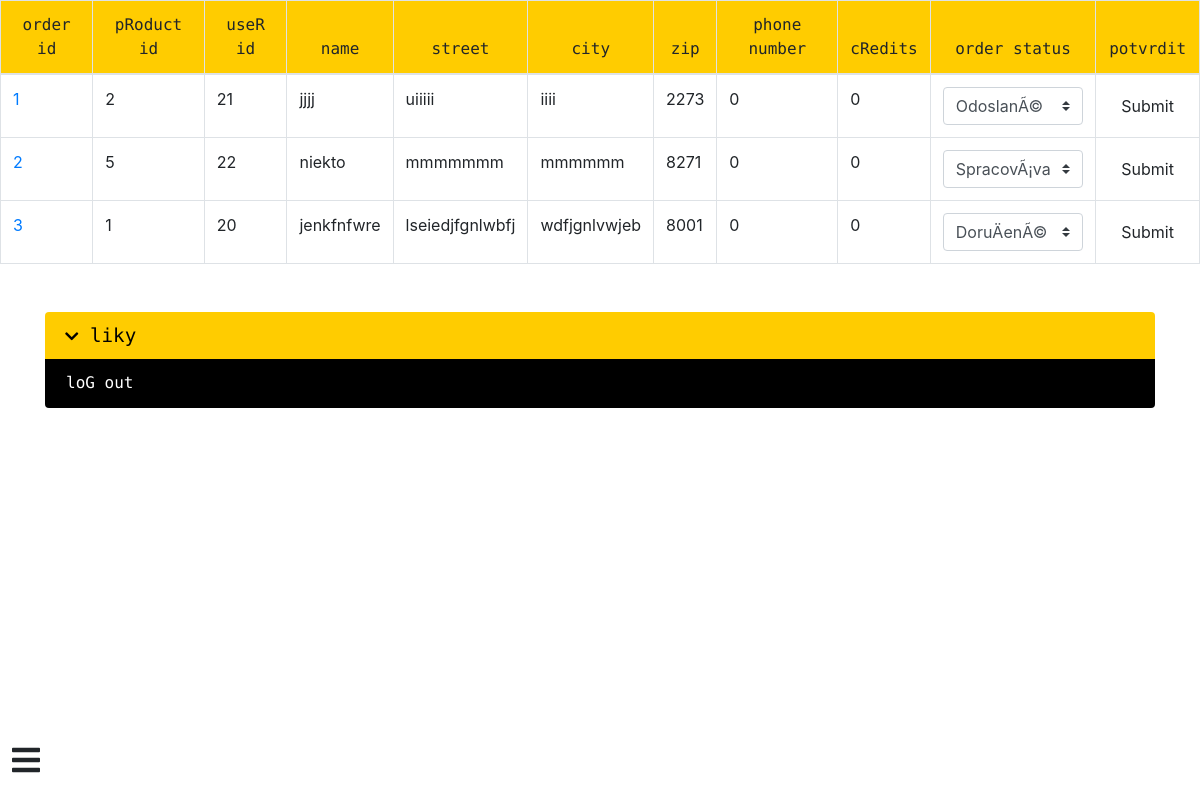
Page /adminOrders.php on the earlier database version.
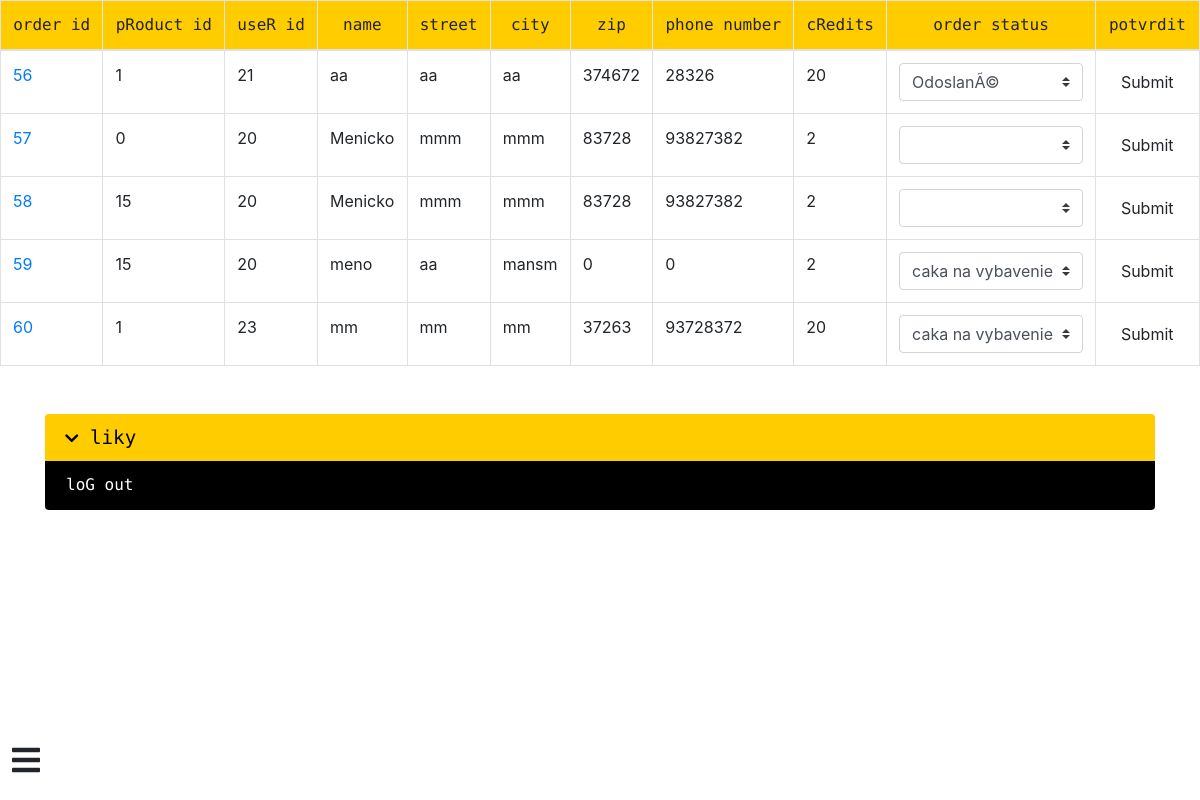
Same page on the later database version.
### tables this page shows
CREATE TABLE `orders` (
  `order_id` int(30) NOT NULL,
  `product_id` int(11) NOT NULL,
  `user_id` int(11) NOT NULL,
  `name` varchar(25) NOT NULL,
  `user_street` varchar(30) NOT NULL,
  `user_city` varchar(30) NOT NULL,
  `user_zip` int(11) NOT NULL,
  `user_email` varchar(30) NOT NULL,
  `phone_number` int(11) NOT NULL,
  `credits` int(10) NOT NULL,
  `order_status` varchar(20) NOT NULL
);

### adminOrders.php (the view, shortened to what this page needs)
<?php
include_once 'config.php';
$result = mysqli_query($connect, "SELECT * FROM orders ");
?>
<!DOCTYPE html>
<html>
<head>
    <link rel="stylesheet" href="style.css">
    <link rel="stylesheet" type="text/css" href="css/reset.css">
    <link rel="stylesheet" type="text/css" href="css/adminItems.css">
    <link rel="stylesheet" href="https://stackpath.bootstrapcdn.com/bootstrap/4.3.1/css/bootstrap.min.css">
    <link rel="stylesheet" href="https://use.fontawesome.com/releases/v5.7.2/css/all.css">
</head>
<body>
    <div class="container-fluid">
        <table class="table table-bordered">
            <thead class="thead font">
                <tr>
                    <th scope="col">order id</th>
                    <th scope="col">pRoduct id</th>
                    <th scope="col">useR id</th>
                    <th scope="col">name</th>
                    <th scope="col">street</th>
                    <th scope="col">city</th>
                    <th scope="col">zip</th>
                    <th scope="col">phone number</th>
                    <th scope="col">cRedits</th>
                    <th scope="col">order status</th>
                    <th scope="col">potvrdit</th>
                </tr>
            </thead>
            <tbody>
                <?php
                $i = 0;
                while ($row = mysqli_fetch_array($result)) {
                    if ($i % 2 == 0)
                        $classname = "even";
                    else
                        $classname = "odd";
                ?>
                    <tr class="<?php if (isset($classname)) echo $classname; ?>">
                        <td> <a href="adminOrders.php?order_id=<?php echo $row["order_id"]; ?>"><?php echo $row["order_id"]; ?></a></td>
                        <td><?php echo $row["product_id"]; ?></td>
                        <td><?php echo $row["user_id"]; ?></td>
                        <td><?php echo $row["name"]; ?></td>
                        <td><?php echo $row["user_street"]; ?></td>
                        <td><?php echo $row["user_city"]; ?></td>
                        <td><?php echo $row["user_zip"]; ?></td>
                        <td><?php echo $row["phone_number"]; ?></td>
                        <td><?php echo $row["credits"]; ?></td>
                        <form action="#" method="post">
                            <td>
                                <select id="order_status" name="order_status" class="custom-select">
                                    <option value="<?php echo $row['order_status']; ?>"><?php echo $row['order_status']; ?></option>
                                    <option value="Čaka na vybavenie">čaká na vybavenie</option>
                                </select>
                            </td>
                            <td>
                                <input type="submit" name="submit" value="Submit" class="btn">
                            </td>
                        </form>
                    </tr>
                <?php
                    $i++;
                }
                ?>
            </tbody>
        </table>
    </div>
    <?php require_once("pcs/link_menu/linkMenu.php") ?>
    <?php require_once 'pcs/nav/nav.php' ?>
</body>
</html>

Differences in the rows shown:
removed orders: order_id "1", product "2", user "21", name "jjjj", user_street "uiiiii", user_city "iiii", user_zip "2273", phone_number "0", credits "0", order_status "OdoslanÃ©"
removed orders: order_id "2", product "5", user "22", name "niekto", user_street "mmmmmmm", user_city "mmmmmm", user_zip "8271", phone_number "0", credits "0", order_status "SpracovÃ¡va sa"
removed orders: order_id "3", product "1", user "20", name "jenkfnfwre", user_street "lseiedjfgnlwbfj", user_city "wdfjgnlvwjeb", user_zip "8001", phone_number "0", credits "0", order_status "DoruÄenÃ©"
added orders: order_id "56", product "1", user "21", name "aa", user_street "aa", user_city "aa", user_zip "374672", phone_number "28326", credits "20", order_status "OdoslanÃ©"
added orders: order_id "57", product "0", user "20", name "Menicko", user_street "mmm", user_city "mmm", user_zip "83728", phone_number "93827382", credits "2"
added orders: order_id "58", product "15", user "20", name "Menicko", user_street "mmm", user_city "mmm", user_zip "83728", phone_number "93827382", credits "2"
added orders: order_id "59", product "15", user "20", name "meno", user_street "aa", user_city "mansm", user_zip "0", phone_number "0", credits "2", order_status "caka na vybavenie"
added orders: order_id "60", product "1", user "23", name "mm", user_street "mm", user_city "mm", user_zip "37263", phone_number "93728372", credits "20", order_status "caka na vybavenie"
